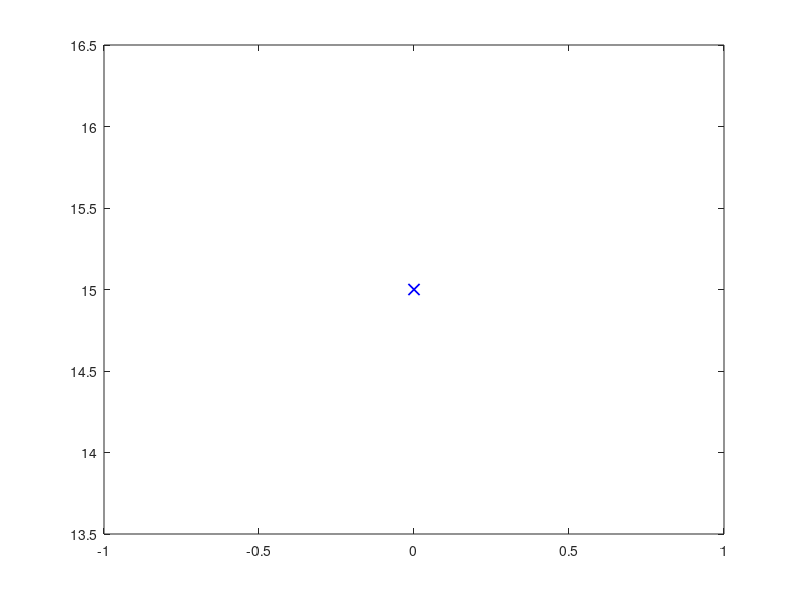

Recreate this plot in MATLAB. (Note: this script raises an error after producing the figure.)
close all
clc

% Paremeters
K0 = 5.0;
inputMax = 1400;
inputMin = -1400;
remnantMax = 20;
remnantMin = 0;
inputSamples = 400;
errorThreshold = 0.0001;
iterationLimit = 1000;

% Get scales if exist
if(exist('dataHandler','var'))
    inputInvScale = dataHandler.inputScale;
    outputInvScale = dataHandler.outputScale;
end

% Control objective and initial pulse amp
% Remnant max reachable: -0.33, Remnant min reachable: -0.83531
ref = max([min([15, ...
                remnantMax]),remnantMin]);
initialPulse = max([min([0, ...
                inputMax]),inputMin]);

disp(['Target Output: ', num2str(ref)])
disp(['Error Threshold: ', num2str(errorThreshold)])

% Video parameterscl
videoName = 'video.avi';
videoWidth = 720;
videoHeight = 480;

% Plot parameters
refMarkerSize = 8;
lineWidth = 1.2;

% Figure initialization
fig = figure;
plotHandler = plot(0, ref, 'xb', ...
    'markersize', refMarkerSize, 'LineWidth', lineWidth); hold on;
plot(dataHandler.inputSeq/inputInvScale,...
    dataHandler.outputSeq/outputInvScale,...
    '-b', ...
    'LineWidth', lineWidth);
plot(dataHandlerFitted.inputSeq,...
    dataHandlerFitted.outputSeq,...
    '-g', ...
    'LineWidth', lineWidth);
xlim([inputMin-0.05*(inputMax-inputMin)...
    inputMax+0.05*(inputMax-inputMin)]);
ylim([remnantMin-0.45*(remnantMax-remnantMin)...
    remnantMax+0.45*(remnantMax-remnantMin)]);

% Plotting parameters
hPad = 0.1; vPad = 0.1; 
minHPad = 0.1; minVPad = 0.1; 
autoAdjust = false;

% Loop Initialization
x0 = 4  ;
remnants = x0;
errors = ref-remnants;
inputAmps = initialPulse;
iter = 1;
inputs = [];
outputs = [];

% Plot initial and final points in phase plot
plot(gca,0,remnants,'bo',...
    'LineWidth',1.5,...
    'markerSize',7);
plot(gca,0,ref,'bx',...
    'LineWidth',1.5,...
    'markerSize',8);

% Create animated line handlers
anLineHand1 = animatedline(gca,...
    'LineWidth',1.2,...
    'Color','black',...,
    'DisplayName','Duhem model',...
    'HandleVisibility','on');
anLineHand2 = animatedline(gca,...
    'LineWidth',1.2,...
    'Color','magenta',...,
    'DisplayName','Convex output',...
    'HandleVisibility','off');

% Video initialization
videoWriter = VideoWriter(videoName);
open(videoWriter);
while(true)
    % Print iteration number
    disp('-------------------------')
    disp(['Iteration: ', num2str(iter)])
    disp(['Pulse Amplitude: ', num2str(inputAmps(end))])
    
    % Generate input signal
    [uVec, tVec] = generateInputSignal(inputAmps(end), inputSamples);
    duVec = [0;diff(uVec)./diff(tVec)];
    output = zeros(inputSamples, 1);
    
    %%%%%%%%%%%%%%%%%%%%%%%%%%%%%%%%%%%%%%%%%%%%%%%%%%%%%%%%%%%%%%%%%%%%%%%%%%%
    odeOutFunc = @(tq,xq,flag)odeDrawing(tq,xq,flag,...
        tVec,uVec,duVec,...
        autoAdjust,hPad,vPad,minHPad,minVPad,...
        anLineHand1,...
        anLineHand2);
    [tTime,xTime] = ode113(...
        @(tq,xq)odeModel(tq,xq,tVec,uVec,duVec),...
        tVec,remnants(end,end),...
        odeset(...
            'OutputFcn',odeOutFunc,...
            'NormControl','off',...
            'Reltol',1e-5,...
            'AbsTol',1e-6,...
            'Refine',1,...
            'MaxStep',10,...
            'Stats','on'));
    %%%%%%%%%%%%%%%%%%%%%%%%%%%%%%%%%%%%%%%%%%%%%%%%%%%%%%%%%%%%%%%%%%%%%%%%%%%
    
    inputs = [inputs, uVec(:)];
    outputs = [outputs, xTime(:)];
    
    % Save iteration params and stats
    remnants = [remnants, xTime(end)];
    errors = [errors, (ref-xTime(end))];
    
    % Update pulse value for next iteration
    inputAmps = [inputAmps, inputAmps(end)+K0*errors(end)];
    
    % Print final output and error
    disp(['Final Output: ', num2str(remnants(end))])
    disp(['Error: ', num2str(errors(end))])
    
    % Break cycle condition
    if abs(errors(end))<=errorThreshold
        disp('-------------------------')
        disp('Error threshold achieved')
        disp('-------------------------')
        break
    elseif iter>=iterationLimit
        disp('-------------------------')
        disp('Iterations limit achieved!')
        disp('-------------------------')
        break
    end
    
    % Update iteration counter
    iter = iter+1;

end

% Close video
close(videoWriter);

%%%%%%%%%%%%%%%%%%%%%%%%%%%%%%%%%%%%%%%%%%%%%%%%%%%%%%%%%%%%%%%%%%%%%%%%%%%
% Function to generate input
%%%%%%%%%%%%%%%%%%%%%%%%%%%%%%%%%%%%%%%%%%%%%%%%%%%%%%%%%%%%%%%%%%%%%%%%%%%
function [signal, times] = generateInputSignal(pulseAmp, numSamples)
    pointTimes = [0; 0.25; 0.5; 0.75; 1; 1.25;];
    pointSignal = [0; pulseAmp; 0; 0; 0; 0];
    times = linspace(0, pointTimes(end), numSamples);
    signal = interp1(pointTimes, pointSignal, times);
    
    times = times(:);
    signal = signal(:);
end

%%%%%%%%%%%%%%%%%%%%%%%%%%%%%%%%%%%%%%%%%%%%%%%%%%%%%%%%%%%%%%%%%%%%%%%%%%%
% Auxiliary functions for Ode
%%%%%%%%%%%%%%%%%%%%%%%%%%%%%%%%%%%%%%%%%%%%%%%%%%%%%%%%%%%%%%%%%%%%%%%%%%%

function output = odeDrawing(tq,xq,flag,...
    tVec,uVec,duVec,...
    autoAdjust,hPad,vPad,minHPad,minVPad,...
    anLineHand1,...
    anLineHand2)

%     conv = @(x) 0.2*(0.7*x.^2 - 2*x - 10);
    if strcmp(flag,'init')
        [uq,duq] = odeuVecduVecSolver(tq(1),tVec,uVec,duVec);
        addpoints(anLineHand1,uq,xq(1,:));
%         addpoints(anLineHand2,uq,conv(xq(1,:)));
    elseif strcmp(flag,'done')
    else
        [uq,duq] = odeuVecduVecSolver(tq,tVec,uVec,duVec);
        addpoints(anLineHand1,uq,xq);
%         addpoints(anLineHand2,uq,conv(xq));
    end
    if(autoAdjust)
        autoAdjustPlot(anLineHand1,hPad,vPad,minHPad,minVPad);
    end
    drawnow limitrate;
%     drawnow;
    output = 0;
end

function autoAdjustPlot(anLineHand,hPad,vPad,minHPad,minVPad)
    axesHand = get(anLineHand,'Parent');
    [uVec,yVec] = getpoints(anLineHand);
    uMin = min(uVec); uMax = max(uVec); uRange = uMax-uMin;
    xlim(axesHand,[ uMin-max([uRange*hPad,minHPad]),...
                    uMax+max([uRange*hPad,minHPad]) ]);
    yMin = min(yVec); yMax = max(yVec); yRange = yMax-yMin;
    ylim(axesHand,[ yMin-max([yRange*vPad,minVPad]),...
                    yMax+max([yRange*vPad,minVPad]) ]);
end

function dyq = odeModel(tq,xq,tVec,uVec,duVec)
    persistent duhemModel
    if isempty(duhemModel)
        f1 = evalin('base','f1');
        f2 = evalin('base','f2');
        duhemModel = DuhemModel(f1,f2);
    end
    [uq,duq] = odeuVecduVecSolver(tq,tVec,uVec,duVec);
    dyq = duhemModel.getdydt(uq,xq,duq);
end

function [uq,duq] = odeuVecduVecSolver(tq,tVec,uVec,duVec)
    uq = interp1(tVec,uVec,tq);
    duq = interp1(tVec,duVec,tq);
end